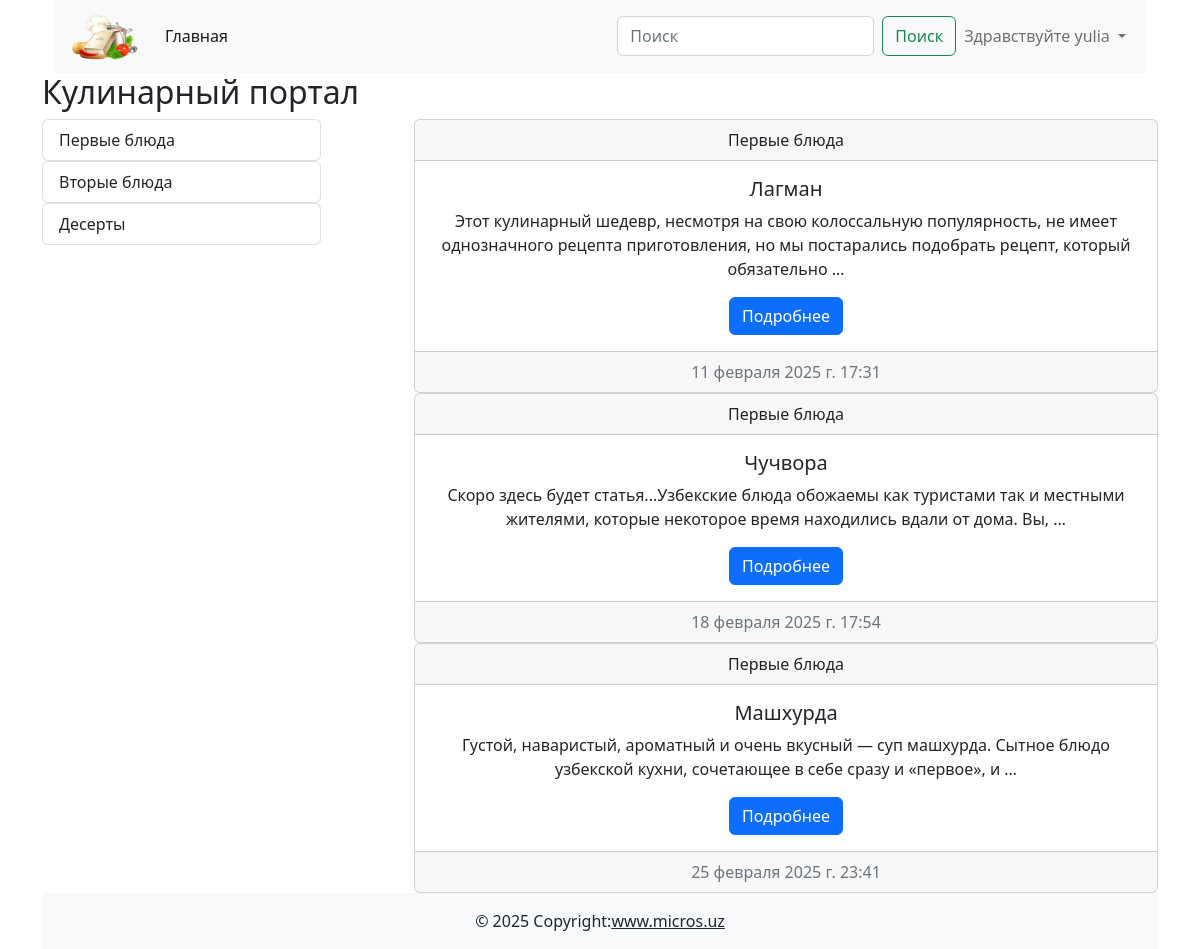
/category/1 (signed in), run on the app's committed database.
### cooking/models.py (models this page shows)
class Category(models.Model):
    title = models.CharField(max_length=255, verbose_name='Название категории')
    def __str__(self):
        return self.title
    def get_absolute_url(self):
        return reverse('category_list', kwargs={'pk' : self.pk})
    class Meta:
        verbose_name = 'Категория'
        verbose_name_plural = 'Категории'

class Post(models.Model):
    title = models.CharField(max_length=255, verbose_name='Заголовок статьи')
    content = models.TextField(default='Скоро здесь будет статья...', verbose_name='текст статьи')
    created_at = models.DateTimeField(auto_now_add=True, verbose_name='Дата создания')
    update_at = models.DateTimeField(auto_now=True, verbose_name='Дата обновления')
    photo = models.ImageField(upload_to='photos/', blank=True, null=True, verbose_name='Изображения')
    watched = models.IntegerField(default=0, verbose_name='Просмотры')
    is_published = models.BooleanField(default=True, verbose_name='Публикация')
    category = models.ForeignKey(Category, on_delete=models.CASCADE, related_name='posts', verbose_name='Категория')
    author = models.ForeignKey(User, default=None, null=True, blank=True, on_delete=models.CASCADE)
    def __str__(self):
        return self.title
    def get_absolute_url(self):
        return reverse('post_detail', kwargs={'pk' : self.pk})
    class Meta:
        verbose_name = 'Пост'
        verbose_name_plural = 'Посты'

### cooking/views.py (the view)
# urls.py: path('category/<int:pk>', ArticaleByCategory.as_view(), name='category_list'),
class ArticaleByCategory(Index):
    def get_queryset(self):
        return Post.objects.filter(category_id=self.kwargs['pk'], is_published=True)
    def get_context_data(self, *, object_list=None, **kwargs):
        context = super().get_context_data()
        category = Category.objects.get(pk=self.kwargs['pk'])
        context['title'] = category.title
        return context

### cooking/templatetags/blog_tags.py (called while the page is built)
@register.simple_tag()
def get_all_categories():
    return Category.objects.annotate(cnt=Count('posts', filter=Q(posts__is_published=True))).filter(cnt__gt=0)

### cooking/templates/cooking/index.html
{% extends 'base.html' %}
{% load blog_tags %}
{% block main %}
    <h2>Кулинарный портал</h2>
    <div class="d-flex justify-content-between">
                <div class="col-3">
                    {% get_all_categories as categories %}
                    {% for category in categories%}
                    {% include 'cooking/components/_category_buttons.html' %}
                    {% endfor %}
                </div>
                <div class="col-8">
                    {% for post in posts %}
                    {% include 'cooking/components/_post_list.html' %}
                    {% endfor %}
                </div>
    </div>
{% endblock main %}

### templates/components/_navbar.html (shortened to what this page needs)
{% load static %}
<header>
    <div class="container">
        <nav class="navbar navbar-expand-lg bg-light">
            <div class="container-fluid">
                <a class="navbar-brand" href="#!">
                    <img src="{% static 'img/img.png' %}" width="75" alt="">
                </a>
                <div class="collapse navbar-collapse" id="navbarSupportedContent">
                    <ul class="navbar-nav me-auto mb-2 mb-lg-0"><li class="nav-item"><a class="nav-link active" aria-current="page" href="{% url 'index' %}">Главная</a></li></ul>
                    <div class="d-flex">
                        <form class="d-flex" role="search" method="get" action="{% url 'search' %}">
                            <input name="q" class="form-control me-2" type="search" placeholder="Поиск" aria-label="Поиск">
                            <button class="btn btn-outline-success" type="submit">Поиск</button>
                        </form>
                        <ul class="navbar-nav me-auto mb-2 mb-lg-0">
                            {%  if not request.user.is_authenticated %}
                                <li class="nav-item">
                                    <a class="nav-link active" aria-current="page" href="{% url 'login' %}">Войти</a>
                                </li>
                                <li class="nav-item">
                                    <a class="nav-link active" aria-current="page" href="{% url 'register' %}">Зарегистрироваться</a>
                                </li>
                            {% else %}
                                <li class="nav-item dropdown">
                                    <a class="nav-link dropdown-toggle" href="#" id="navbarDropdown" role="button"
                                    data-bs-toggle="dropdown" aria-expanded="false">
                                        Здравствуйте {{ request.user.username }}
                                    </a>
                                </li>
                            {% endif %}
                        </ul>
                    </div>
                </div>
            </div>
        </nav>
    </div>
</header>

### cooking/templates/cooking/components/_category_buttons.html
<div class="list-group">
    <a href="{{ category.get_absolute_url }}" class="list-group-item list-group-item-action">{{ category }}</a>
</div>

### cooking/templates/cooking/components/_post_list.html
<div class="card text-center">
    <div class="card-header">{{ post.category }}</div>
    <div class="card-body"><h5 class="card-title">{{ post }}</h5><p class="card-text">{{ post.content | truncatewords:20 }}</p><a href="{{ post.get_absolute_url }}" class="btn btn-primary">Подробнее</a></div>
    <div class="card-footer text-muted">
        {{ post.created_at }}
    </div>
</div>

### data on the page
Category: title "Первые блюда"
Category: title "Вторые блюда"
Category: title "Десерты"
Post: category "Первые блюда", title "Лагман", content "Этот кулинарный шедевр, несмотря на свою колоссальную популярность, не имеет однозначного рецепта приготовления, но мы постарались подобрать рецепт, который обязательно …", created_at "11 февраля 2025 г. 17:31"
Post: category "Первые блюда", title "Чучвора", content "Скоро здесь будет статья...Узбекские блюда обожаемы как туристами так и местными жителями, которые некоторое время находились вдали от дома. Вы, …", created_at "18 февраля 2025 г. 17:54"
Post: category "Первые блюда", title "Машхурда", content "Густой, наваристый, ароматный и очень вкусный — суп машхурда. Сытное блюдо узбекской кухни, сочетающее в себе сразу и «первое», и …", created_at "25 февраля 2025 г. 23:41"

### other printed values
{{ request.user.username }} "yulia"
